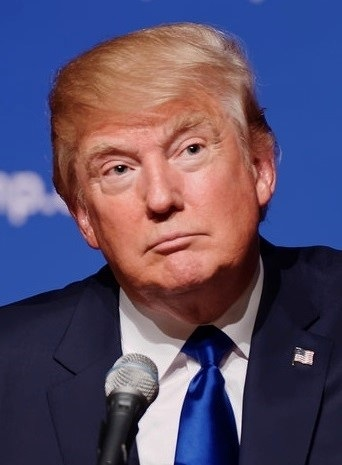
#> input picture week09/Trump.jpg, 342 x 465 px
$ jupyter execute face_detection.ipynb
#> lines starting #> are read from the running program, lines starting #| are printed output that depends on the picture; after the words box and inside, x2 and y2 are one past the last pixel; in counts of white or black regions, pixels touching at a corner belong together
[cell 1]
import numpy as np
import cv2
import matplotlib.pyplot as plt

[cell 2]
def imshow(image, title=None,size=5):
    imgType = image.shape
    plt.figure(figsize=(size,size))
    if len(imgType)>2:
        plt.imshow(cv2.cvtColor(image, cv2.COLOR_BGR2RGB), 'gray')
    else:
        plt.imshow(image, 'gray')
    plt.title(title)
    plt.axis('off')
    plt.show()

[cell 3]
image = cv2.imread('./Trump.jpg')
#> image is the input picture: shape (465, 342, 3); mean B, G, R 104.9, 77.8, 89.5
imshow(image, 'InputImage')
gray = cv2.cvtColor(image, cv2.COLOR_BGR2GRAY)
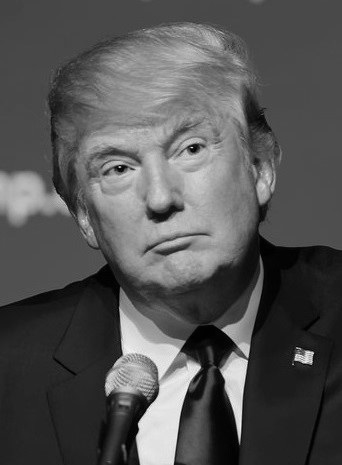
#> gray: shape (465, 342); min 0, max 252, mean 84.4
cascadePath = './haarcascade_frontalface_default.xml'
cascade = cv2.CascadeClassifier(cascadePath)
face = cascade.detectMultiScale(gray, scaleFactor=1.05, minNeighbors=5,
                                minSize=(30, 30))
#> face = [[54, 68, 212, 212]]
for x,y, w,h in face:
    cv2.rectangle(image, (x,y),(x+w, y+h), (0,0,255), 2)
#> this loop made 1 pass
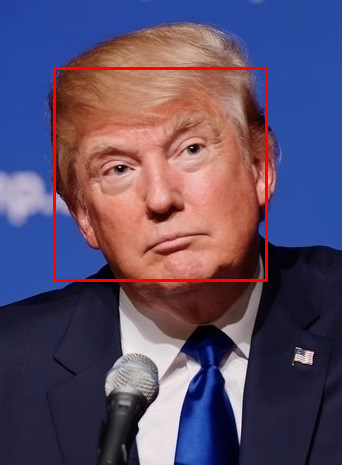
#> image: shape (465, 342, 3); 1.6% of pixels changed, all inside (x1, y1, x2, y2) = (53, 67, 268, 282)
imshow(image, 'FaceImage')

[cell 4]
image = cv2.imread('./DownlaodImage.jpg')
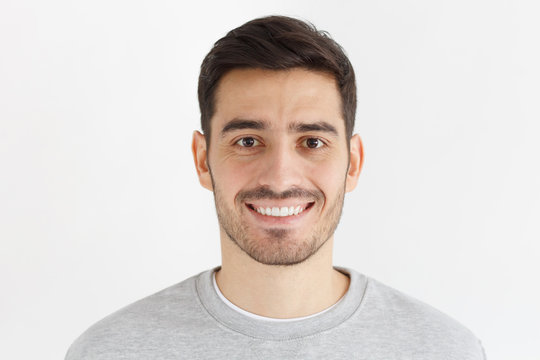
#> input picture week09/DownlaodImage.jpg, 540 x 360 px
#> image is the input picture: shape (360, 540, 3); mean B, G, R 211.8, 215.7, 222.7
imshow(image, 'InputImage')
gray = cv2.cvtColor(image, cv2.COLOR_BGR2GRAY)
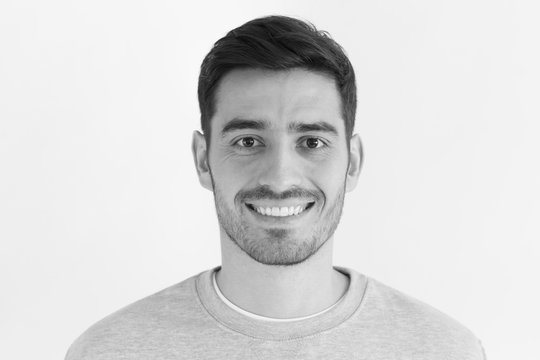
#> gray: shape (360, 540); min 4, max 255, mean 217.4
faceCascadePath = './haarcascade_frontalface_default.xml'
faceCascade = cv2.CascadeClassifier(cascadePath)

faces = faceCascade.detectMultiScale(gray, 1.3,5)
#> faces = [[184, 64, 193, 193]]
for (x,y,w,h) in faces:
    cv2.rectangle(image, (x,y), (x+w, y+h), (127,0,255),2)
#> this loop made 1 pass
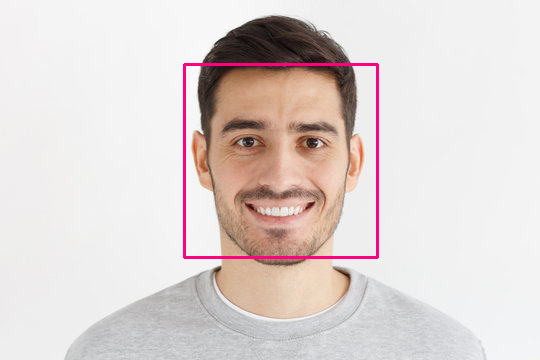
#> image: shape (360, 540, 3); 1.19% of pixels changed, all inside (x1, y1, x2, y2) = (183, 63, 379, 259)
imshow(image, 'Face')

[cell 5]
image = cv2.imread('./multiplefaces.jpg')
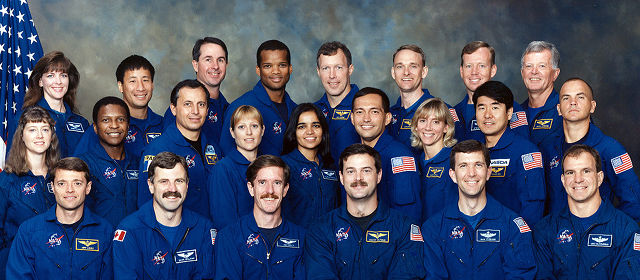
#> input picture week09/multiplefaces.jpg, 640 x 280 px
#> image is the input picture: shape (280, 640, 3); mean B, G, R 102.4, 79.3, 71.3
imshow(image, 'InputImage')
gray = cv2.cvtColor(image, cv2.COLOR_BGR2GRAY)
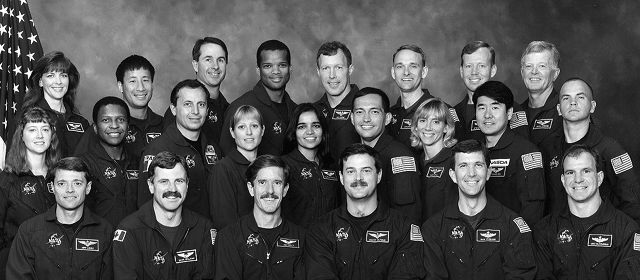
#> gray: shape (280, 640); min 0, max 255, mean 79.5
faceCascadePath = './haarcascade_frontalface_default.xml'
faceCascade = cv2.CascadeClassifier(cascadePath)

faces = faceCascade.detectMultiScale(gray, 1.3,1)
#> faces = 23 rows, first 6: [198, 47, 33, 33], [258, 52, 34, 34], [459, 53, 33, 33], [315, 55, 34, 34], [389, 52, 38, 38], [347, 96, 41, 41]
for (x,y,w,h) in faces:
    cv2.rectangle(image, (x,y), (x+w, y+h), (127,0,255),2)
#> this loop made 23 passes
#> (x, y, w, h) on passes 1 to 12: (198, 47, 33, 33), (258, 52, 34, 34), (459, 53, 33, 33), (315, 55, 34, 34), (389, 52, 38, 38), (347, 96, 41, 41), (96, 107, 33, 33), (232, 114, 33, 33), (293, 113, 32, 32), (516, 51, 40, 40), (40, 65, 31, 31), (122, 68, 35, 35)
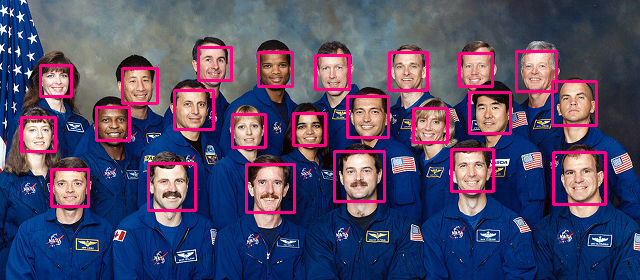
#> image: shape (280, 640, 3); 5.86% of pixels changed, all inside (x1, y1, x2, y2) = (20, 46, 607, 214)
imshow(image, 'MultipleFaces')
